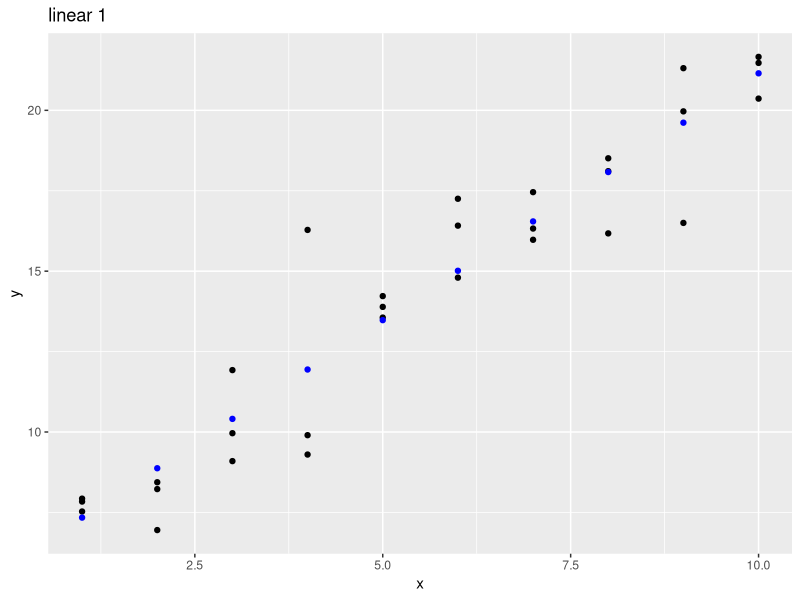
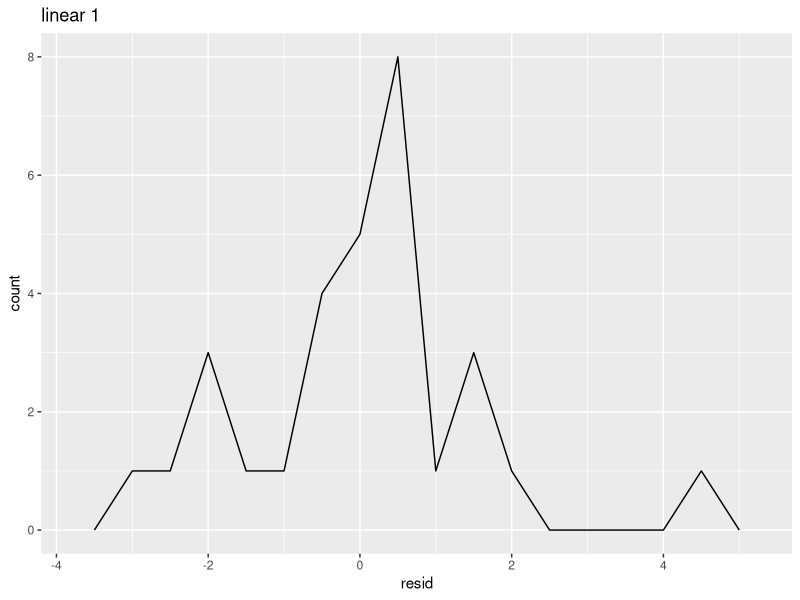
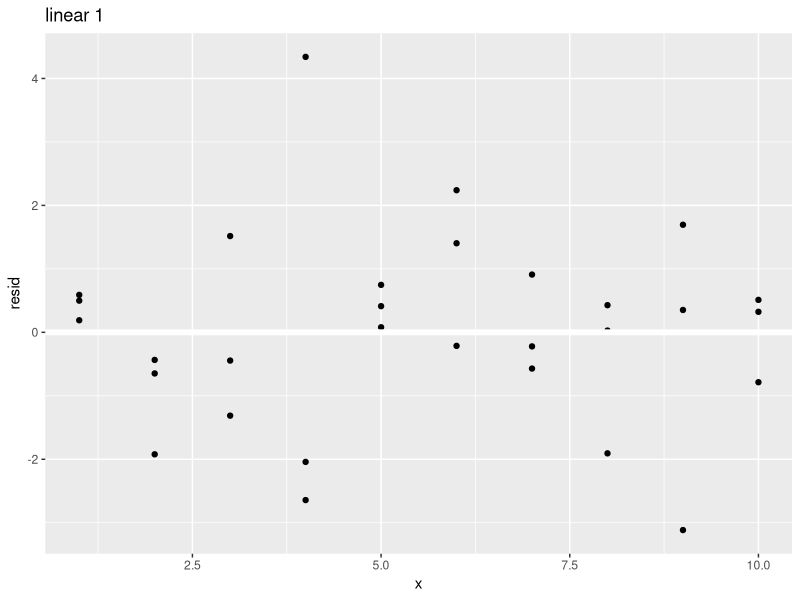
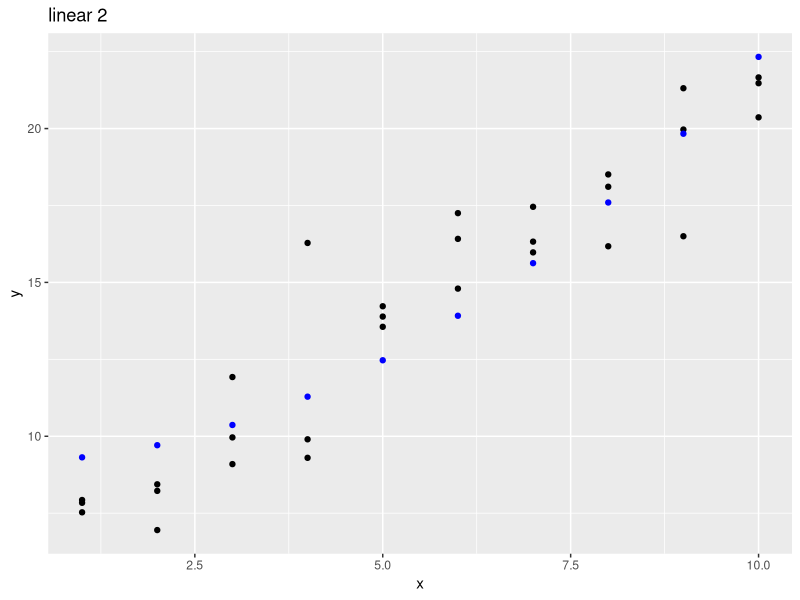
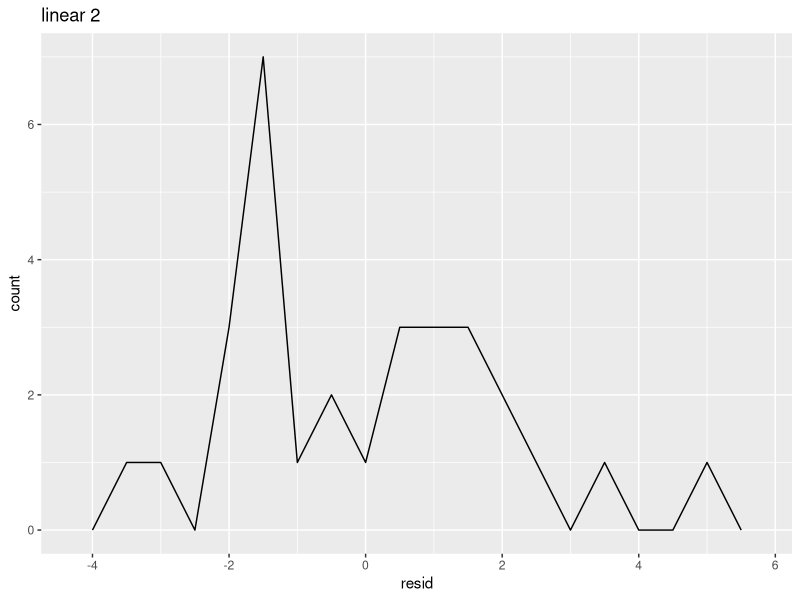
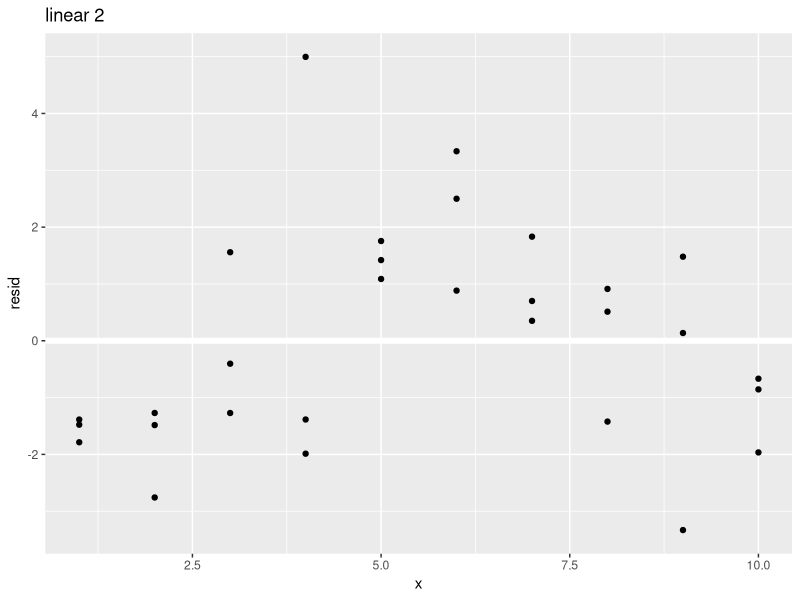
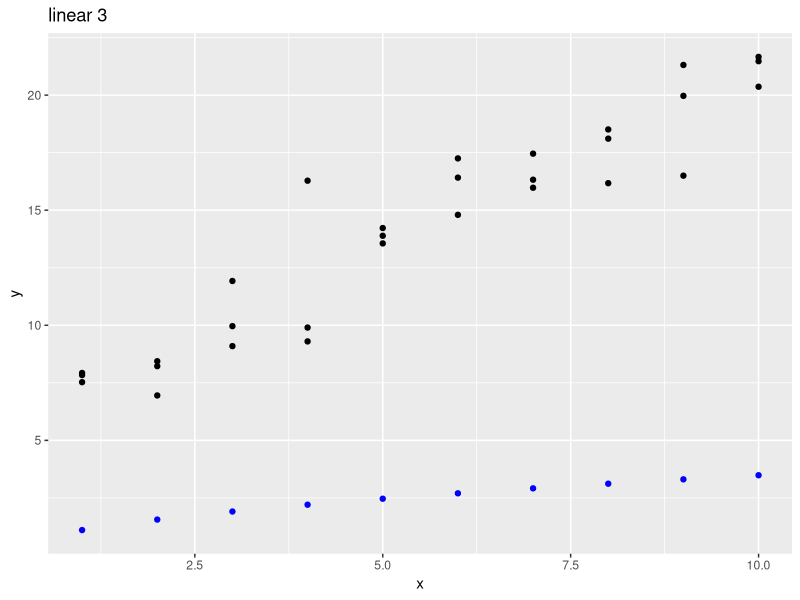
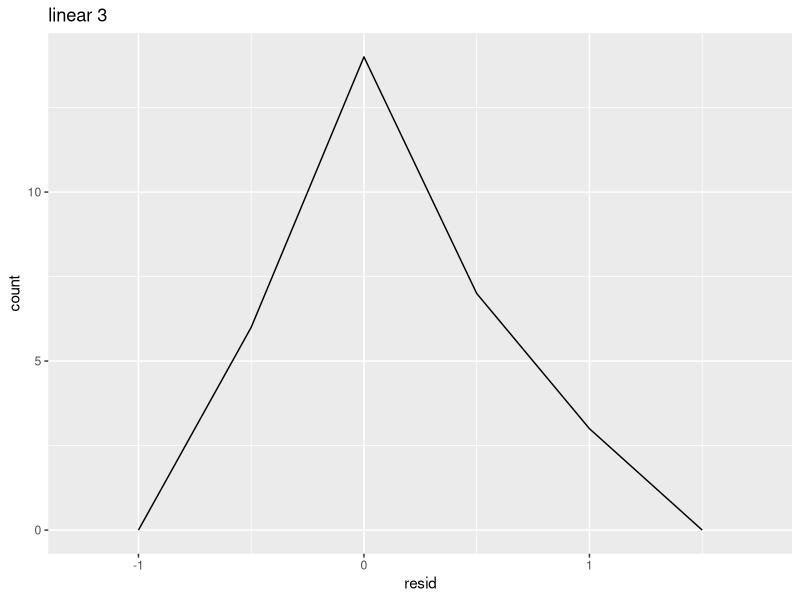

Write R code to recreate these figures, in order.
smart_package_loader <- function(package, repo="http://cran.rstudio.com"){
    tryCatch({
        library(package, character.only=TRUE)
    },  error = function(e) {
        install.packages(package, repos = repo)
        tryCatch({
                library(package, character.only=TRUE)
            }, error = function(e) {
                print("packages have failed to install please run in interactive mode")        
            })  
    })
}

for (i in c("tidyverse", "ggplot2", "gridExtra","modelr")){
    smart_package_loader(i, "http://ftp.ussg.iu.edu/CRAN/") # on DeSales wifi this has been the best cran mirror to use
}

sim1a <- tibble(
  x = rep(1:10, each = 3),
  y = x * 1.5 + 6 + rt(length(x), df = 2)
)

gen_model <- function(regression, title, comp=F){
    pdf(paste(title, ".pdf", sep=""))
    
    grid <- sim1a %>%
    data_grid(x) %>%
    add_predictions(regression)

    plot <- ggplot(sim1a, aes(x)) + 
        geom_point(aes(y=y)) +
        geom_point(data = grid, aes(y=pred), color="blue") +
        ggtitle(title)

    if(comp){
        secondary <- ggplot(sim1a, aes(x)) + 
            geom_point(aes(y=y)) +
            geom_smooth(data = grid, aes(y=pred), color="blue") +
            ggtitle(title)
        
        plot <- grid.arrange(
            plot,
            secondary,
            nrow=1
        )
    }

    print(
        plot
    )

    sim1a <- sim1a %>%
    add_residuals(regression)

    plot <- ggplot(sim1a, aes(resid)) +
        geom_freqpoly(binwidth=0.5) +
        ggtitle(title)

    print(
       plot
    )
    

    plot <- ggplot(sim1a, aes(x,resid)) +
        geom_point() +
        geom_ref_line(h=0) +
        ggtitle(title)

    if(comp){
        secondary <- ggplot(sim1a, aes(x,resid)) +
        geom_smooth() + 
        geom_ref_line(h=0) +
        ggtitle(title)

        plot <- grid.arrange(
            plot,
            secondary,
            nrow=2
        )
    }

    print(
        plot
    )

    dev.off()
}

# linear
gen_model(lm(y ~ x, data=sim1a), "linear 1") 
gen_model(lm(y ~ I(x^2), sim1a), "linear 2")
gen_model(lm(log(y) ~ sqrt(x) - 1, sim1a), "linear 3")
gen_model(lm(y ~ I(x^2) + x - 1, sim1a), "linear 4")

# loess
gen_model(loess(y ~ x, data=sim1a), "loess 1", T) 
gen_model(loess(y ~ I(x^2), sim1a), "loess 2", T)
gen_model(loess(log(y) ~ sqrt(x) - 1, sim1a), "loess 3", T)
gen_model(loess(y ~ I(x^2) + x - 1, sim1a), "loess 4", T)
